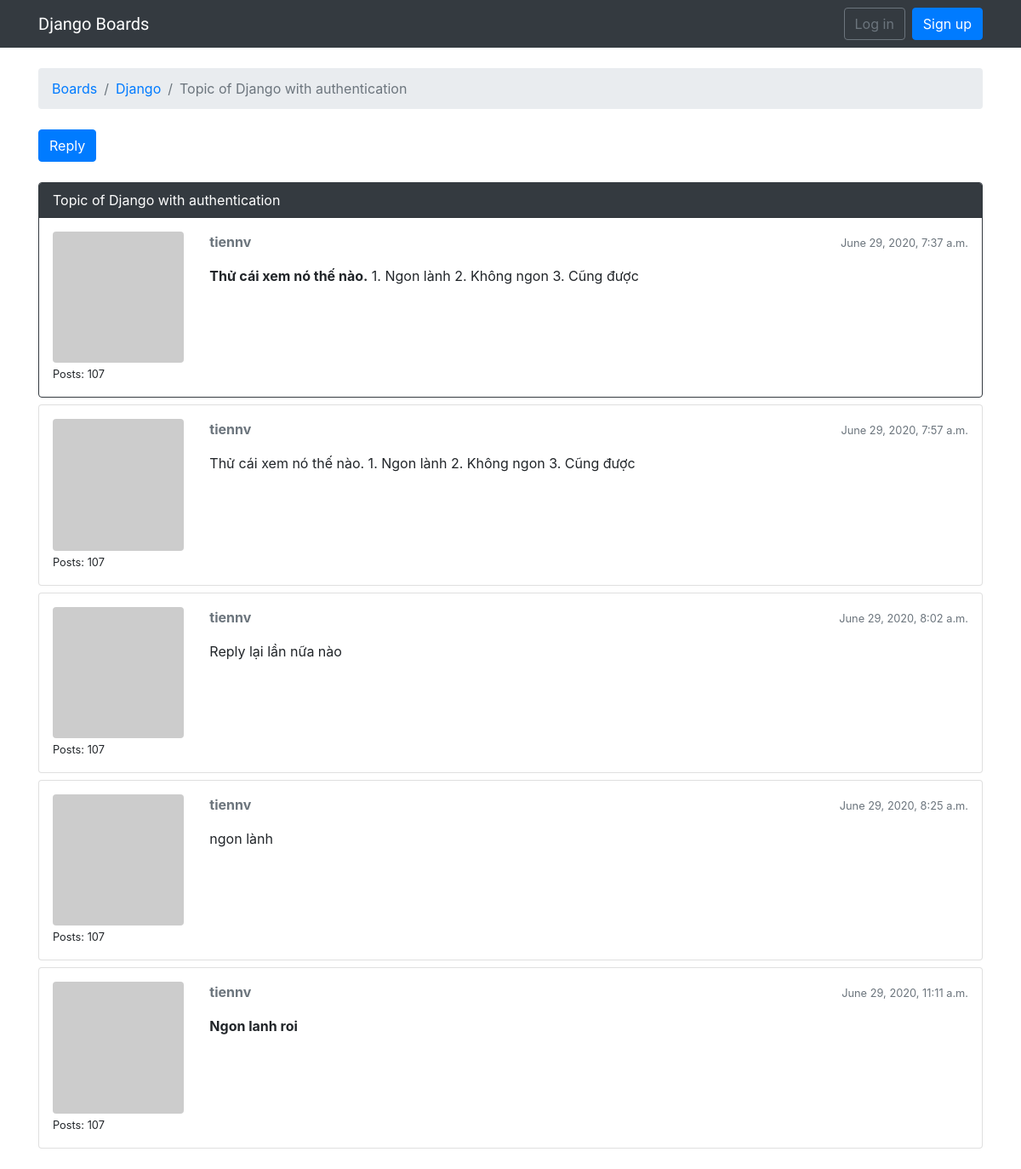
Page /boards/1/topics/5/ on the committed database.
### boards/models.py (models this page shows, shortened)
class Topic(models.Model):
    subject = models.CharField(max_length=255)
    last_updated = models.DateTimeField(auto_now_add=True)
    board = models.ForeignKey(Board, related_name='topics',on_delete=models.DO_NOTHING)
    starter = models.ForeignKey(User, related_name='topics',on_delete=models.DO_NOTHING)
    views = models.PositiveIntegerField(default=0)  # <- here

class Board(models.Model):
    name = models.CharField(max_length=30, unique=True)
    description = models.CharField(max_length=100)

class Post(models.Model):
    message = models.TextField(max_length=4000)
    topic = models.ForeignKey(Topic, related_name='posts',on_delete=models.DO_NOTHING)
    created_at = models.DateTimeField(auto_now_add=True)
    updated_at = models.DateTimeField(null=True)
    created_by = models.ForeignKey(User, related_name='posts',on_delete=models.DO_NOTHING)
    updated_by = models.ForeignKey(User, null=True, related_name='+',on_delete=models.DO_NOTHING)
    def get_message_as_markdown(self):
        return mark_safe(markdown(self.message, safe_mode='escape'))

### boards/views.py (the view)
# urls.py: url(r'^boards/(?P<pk>\d+)/topics/(?P<topic_pk>\d+)/$', views.PostListView.as_view(), name='topic_posts'),
class PostListView(ListView):
    model = Post
    context_object_name = 'posts'
    template_name = 'topic_posts.html'
    paginate_by = 20
    def get_context_data(self, **kwargs):
        session_key = 'viewed_topic_{}'.format(self.topic.pk)  # <-- here
        if not self.request.session.get(session_key, False):
            self.topic.views += 1
            self.topic.save()
            self.request.session[session_key] = True           # <-- until here
        kwargs['topic'] = self.topic
        return super().get_context_data(**kwargs)
    def get_queryset(self):
        self.topic = get_object_or_404(Topic, board__pk=self.kwargs.get('pk'), pk=self.kwargs.get('topic_pk'))
        queryset = self.topic.posts.order_by('created_at')
        return queryset

### boards/templatetags/gravatar.py (called while the page is built)
@register.filter
def gravatar(user):
    email = user.email.lower().encode('utf-8')
    default = 'mm'
    size = 256
    url = 'https://www.gravatar.com/avatar/{md5}?{params}'.format(
        md5=hashlib.md5(email).hexdigest(),
        params=urlencode({'d': default, 's': str(size)})
    )
    return url

### templates/topic_posts.html (shortened to what this page needs)
{% extends 'base.html' %}
{% load static %}
{% load gravatar %}
{% block stylesheet %}
  <link rel="stylesheet" href="{% static 'css/simplemde.min.css' %}">
{% endblock%}
{% block breadcrumb %}
  <li class="breadcrumb-item"><a href="{% url 'home' %}">Boards</a></li>
  <li class="breadcrumb-item"><a href="{% url 'board_topics' topic.board.pk %}">{{ topic.board.name }}</a></li>
  <li class="breadcrumb-item active">{{ topic.subject }}</li>
{% endblock %}
{% block content %}
  <div class="mb-4">
    <a href="{% url 'reply_topic' topic.board.pk topic.pk %}" class="btn btn-primary" role="button">Reply</a>
  </div>
  {% for post in posts %}
    <div id="{{ post.pk }}" class="card {% if forloop.last %}mb-4{% else %}mb-2{% endif %} {% if forloop.first %}border-dark{% endif %}">
        {% if forloop.first %}
            <div class="card-header text-white bg-dark py-2 px-3">{{ topic.subject }}</div>
        {% endif %}
        <div class="card-body p-3">
            <div class="row">
            <div class="col-2">
                <img src="{{ post.created_by|gravatar }}" alt="{{ post.created_by.username }}" class="w-100 rounded">
                <small>Posts: {{ post.created_by.posts.count }}</small>
            </div>
            <div class="col-10">
                <div class="row mb-3">
                <div class="col-6">
                    <strong class="text-muted">{{ post.created_by.username }}</strong>
                </div>
                <div class="col-6 text-right">
                    <small class="text-muted">{{ post.created_at }}</small>
                </div>
                </div>
                {{ post.get_message_as_markdown }}
            </div>
            </div>
        </div>
    </div>
  {% endfor %}
{% endblock %}

### templates/base.html (shortened to what this page needs)
{% load static %}
<!DOCTYPE html>
<html>
  <head>
    <link rel="stylesheet" href="{% static 'css/bootstrap.min.css' %}">
    <link rel="stylesheet" href="{% static 'css/app.css' %}">
    {% block stylesheet %}{% endblock %}
  </head>
  <body>
    {% block body %}
      <nav class="navbar navbar-expand-sm navbar-dark bg-dark">
        <div class="container">
          <a class="navbar-brand" href="{% url 'home' %}">Django Boards</a>
          <div class="collapse navbar-collapse" id="mainMenu">
            {% if user.is_authenticated %}
              <ul class="navbar-nav ml-auto">
                <li class="nav-item dropdown">
                  <a class="nav-link dropdown-toggle" href="#" id="userMenu" data-toggle="dropdown" aria-haspopup="true" aria-expanded="false">
                    {{ user.username }}
                  </a>
                  <div class="dropdown-menu dropdown-menu-right" aria-labelledby="userMenu">
                    <a class="dropdown-item" href="{% url 'my_account' %}">My account</a>
                    <a class="dropdown-item" href="{% url 'password_change' %}">Change password</a>
                    <div class="dropdown-divider"></div>
                    <a class="dropdown-item" href="{% url 'logout' %}">Log out</a>
                  </div>
                </li>
              </ul>
            {% else %}
              <form class="form-inline ml-auto">
                <a href="{% url 'login' %}" class="btn btn-outline-secondary">Log in</a>
                <a href="{% url 'signup' %}" class="btn btn-primary ml-2">Sign up</a>
              </form>
            {% endif %}
          </div>
        </div>
      </nav>
      <div class="container">
        <ol class="breadcrumb my-4">
          {% block breadcrumb %}
          {% endblock %}
        </ol>
        {% block content %}
        {% endblock %}
      </div>
    {% endblock body %}
  </body>
</html>

### static/css/app.css (style rules this page uses)
.navbar-brand { font-family: 'Peralta', cursive; }

### rows in the picture
Topic: board.name "Django", subject "Topic of Django with authentication"
Post: created_by.posts.count "107", created_by.username "tiennv", created_at "June 29, 2020, 7:37 a.m.", get_message_as_markdown "Thử cái xem nó thế nào. 1. Ngon lành 2. Không ngon 3. Cũng được"
Post: created_by.posts.count "107", created_by.username "tiennv", created_at "June 29, 2020, 7:57 a.m.", get_message_as_markdown "Thử cái xem nó thế nào. 1. Ngon lành 2. Không ngon 3. Cũng được"
Post: created_by.posts.count "107", created_by.username "tiennv", created_at "June 29, 2020, 8:02 a.m.", get_message_as_markdown "Reply lại lần nữa nào"
Post: created_by.posts.count "107", created_by.username "tiennv", created_at "June 29, 2020, 8:25 a.m.", get_message_as_markdown "ngon lành"
Post: created_by.posts.count "107", created_by.username "tiennv", created_at "June 29, 2020, 11:11 a.m.", get_message_as_markdown "Ngon lanh roi"
